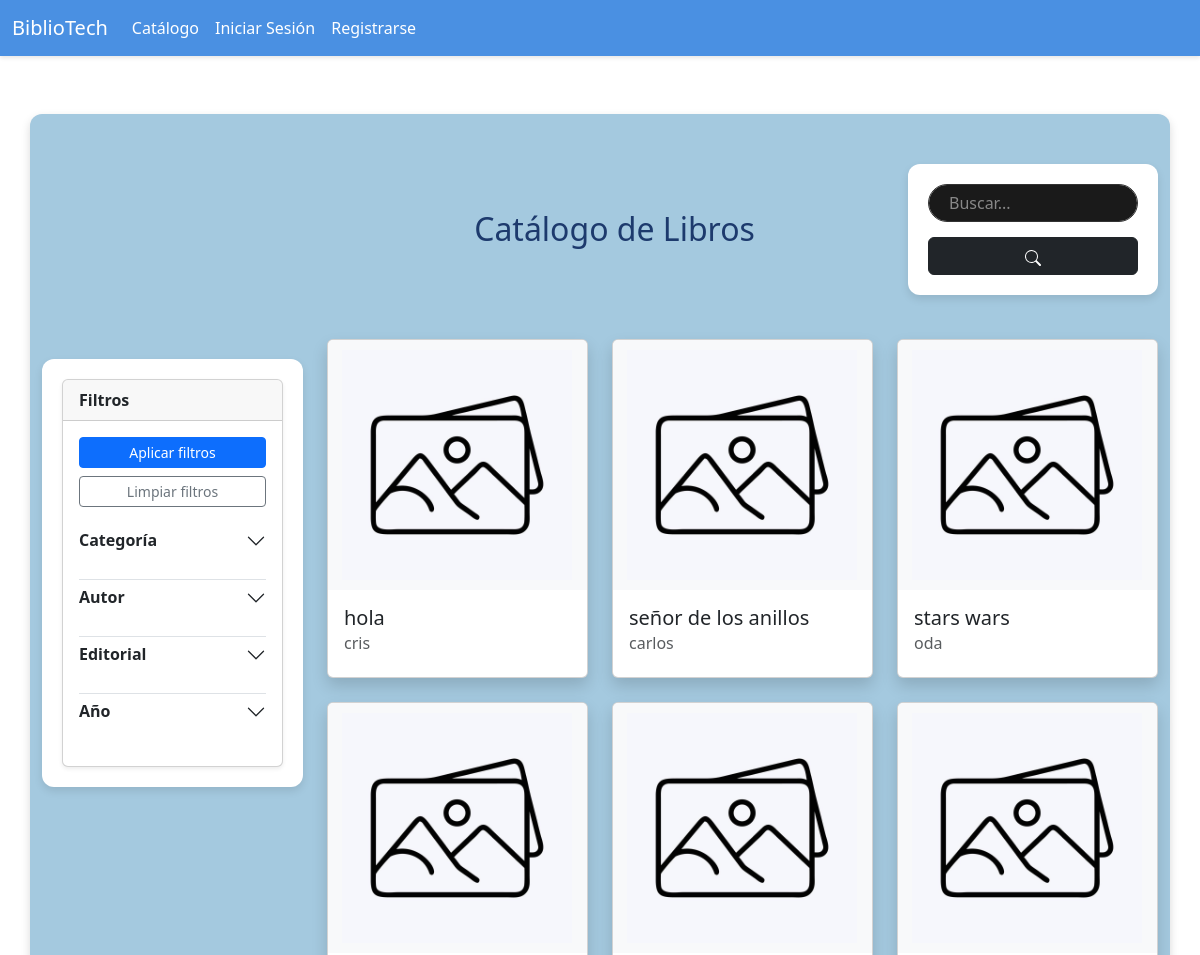
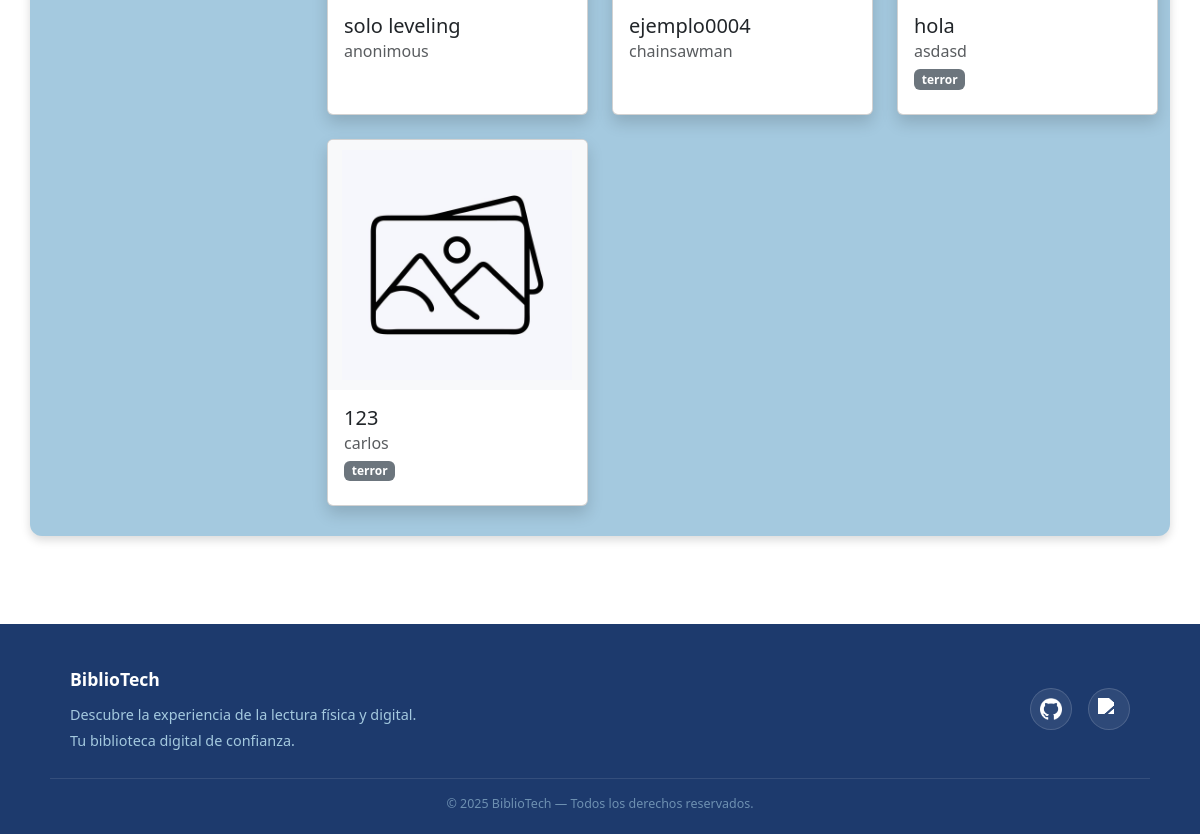
Before: /catalogo/ with the older database file (2 pictures, top to bottom).
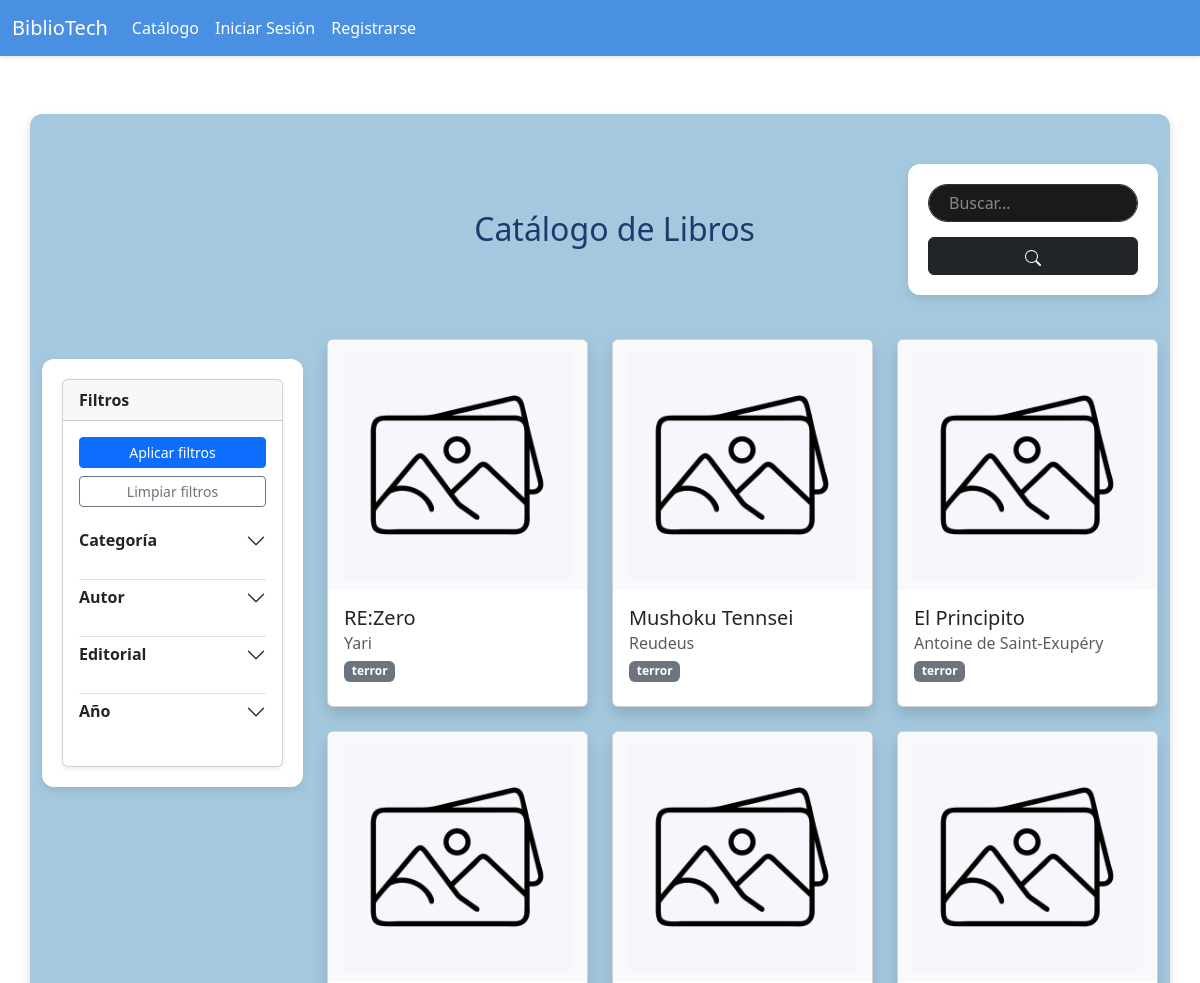
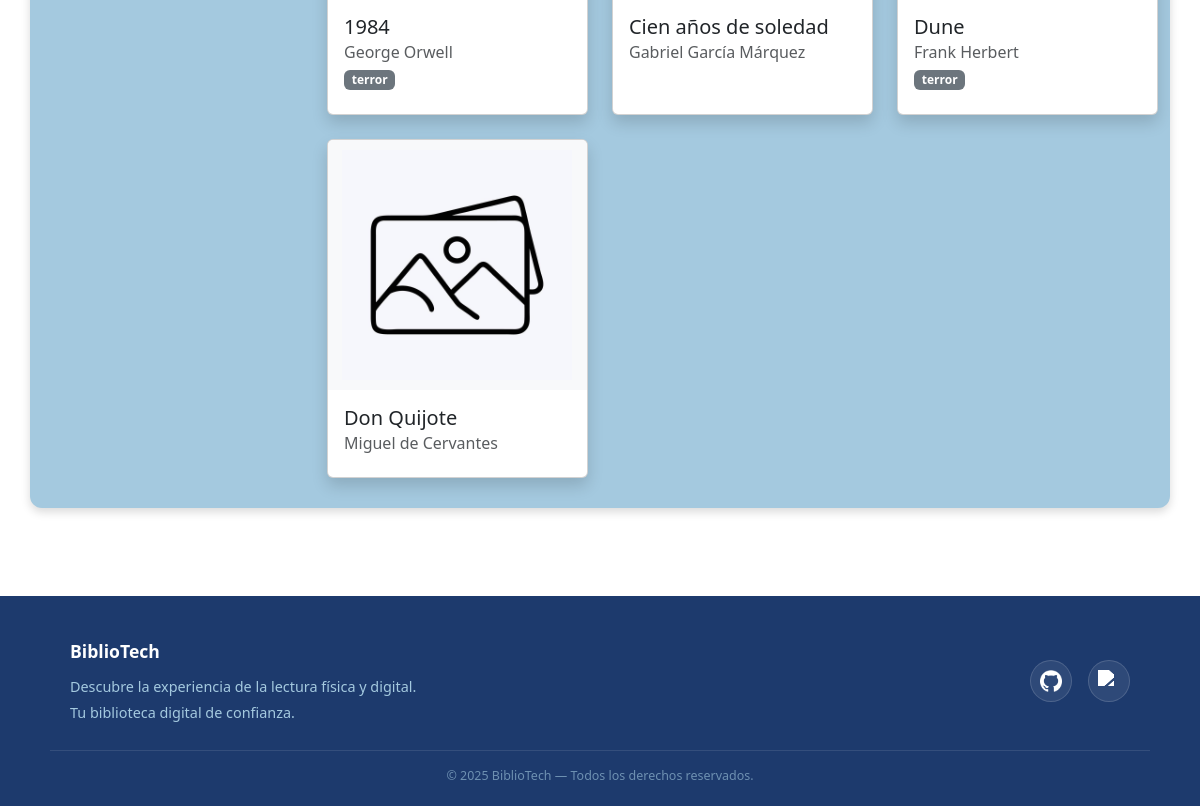
After: the same page with the newer database file (2 pictures, top to bottom).
### apps/libros/models.py (models this page shows, shortened)
class Libro(models.Model):
    id = models.AutoField(primary_key=True)
    id_libro = models.CharField( verbose_name="ID Libro", max_length=13, unique=True,)
    titulo = models.CharField(max_length=200)
    autor = models.CharField(max_length=100)
    editorial = models.CharField(max_length=100)
    anio = models.IntegerField(verbose_name="Año")
    stock = models.IntegerField()
    activo = models.BooleanField(default=True, verbose_name="¿Está activo?")
    categoria = models.ForeignKey(
    Categoria,
    on_delete=models.SET_NULL,
    null=True,
    blank=True,
    verbose_name="Categoría"
    )
    descripcion = models.TextField(blank=True, null=True, verbose_name="Descripción")
    class Meta:
        verbose_name = "Libro"
        verbose_name_plural = "Libros"

class Categoria(models.Model):
    nombre = models.CharField(max_length=100, unique=True, verbose_name="Nombre")
    descripcion = models.TextField(blank=True, null=True, verbose_name="Descripción")
    class Meta:
        verbose_name = "Categoría"
        verbose_name_plural = "Categorías"
        ordering = ['nombre']

### apps/libros/views.py (the view)
# urls.py: path('catalogo/', libroV.catalogo, name='catalogo'),
def catalogo(request):
    query = request.GET.get('search', '')
    categorias_sel = request.GET.getlist('categoria')
    autores_sel = request.GET.getlist('autor')
    editoriales_sel = request.GET.getlist('editorial')
    anios_sel = request.GET.getlist('anio')
    libros = Libro.objects.filter(activo=True)
    if query:
        libros = libros.filter(titulo__icontains=query) | libros.filter(autor__icontains=query)
    if categorias_sel:
        libros = libros.filter(categoria__id__in=categorias_sel)
    if autores_sel:
        libros = libros.filter(autor__in=autores_sel)
    if editoriales_sel:
        libros = libros.filter(editorial__in=editoriales_sel)
    if anios_sel:
        libros = libros.filter(anio__in=anios_sel)
    todos_libros = Libro.objects.filter(activo=True)
    return render(request, 'catalogo.html', {
        'libros': libros,
        'categorias': Categoria.objects.all(),
        'autores': todos_libros.values_list('autor', flat=True).distinct().order_by('autor'),
        'editoriales': todos_libros.values_list('editorial', flat=True).distinct().order_by('editorial'),
        'anios': todos_libros.values_list('anio', flat=True).distinct().order_by('-anio'),
        'categorias_sel': categorias_sel,
        'autores_sel': autores_sel,
        'editoriales_sel': editoriales_sel,
        'anios_sel': anios_sel,
    })

### templates/catalogo.html (shortened to what the changed rows need)
{% load static %}
<!DOCTYPE html>
<html lang="en">
<head>
    <link rel="stylesheet" href="{% static 'css/style.css' %}">
    <link rel="stylesheet" href="{% static 'css/footer.css' %}">
    <link rel="stylesheet" href="{% static 'css/formularios.css' %}">
    <link rel="stylesheet" href="{% static 'css/navbar.css' %}">
    <link href="https://cdn.jsdelivr.net/npm/bootstrap@5.3.3/dist/css/bootstrap.min.css" rel="stylesheet">
</head>
<body>
    <div id="main-container">
        <div class="container my-5">
            <div class="d-flex justify-content-between align-items-center mb-4">
                <div class="col-12 col-md-6 text-center">
                    <h2 class="m-0">Catálogo de Libros</h2>
                </div>
            </div>
            <div class="row">
                <div class="col-12 col-md-3 mb-4">
                    <form method="GET" action="{% url 'catalogo' %}" id="form-filtros">
                        <div class="card shadow-sm">
                            <div class="card-body p-3">
                                <div class="accordion accordion-flush" id="accordionFiltros">
                                    {% if categorias %}
                                    <div class="accordion-item">
                                        <h2 class="accordion-header">
                                            <button
                                                class="accordion-button {% if not categorias_sel %}collapsed{% endif %} py-2 px-0 bg-transparent shadow-none fw-semibold"
                                                type="button" data-bs-toggle="collapse"
                                                data-bs-target="#collapseCategoria">
                                                Categoría
                                            </button>
                                        </h2>
                                    </div>
                                    {% endif %}
                                    {% if autores %}
                                    <div class="accordion-item">
                                        <h2 class="accordion-header">
                                            <button
                                                class="accordion-button {% if not autores_sel %}collapsed{% endif %} py-2 px-0 bg-transparent shadow-none fw-semibold"
                                                type="button" data-bs-toggle="collapse" data-bs-target="#collapseAutor">
                                                Autor
                                            </button>
                                        </h2>
                                    </div>
                                    {% endif %}
                                    {% if editoriales %}
                                    <div class="accordion-item">
                                        <h2 class="accordion-header">
                                            <button
                                                class="accordion-button {% if not editoriales_sel %}collapsed{% endif %} py-2 px-0 bg-transparent shadow-none fw-semibold"
                                                type="button" data-bs-toggle="collapse"
                                                data-bs-target="#collapseEditorial">
                                                Editorial
                                            </button>
                                        </h2>
                                    </div>
                                    {% endif %}
                                    {% if anios %}
                                    <div class="accordion-item">
                                        <h2 class="accordion-header">
                                            <button
                                                class="accordion-button {% if not anios_sel %}collapsed{% endif %} py-2 px-0 bg-transparent shadow-none fw-semibold"
                                                type="button" data-bs-toggle="collapse" data-bs-target="#collapseAnio">
                                                Año
                                            </button>
                                        </h2>
                                    </div>
                                    {% endif %}
                                </div>
                            </div>
                        </div>
                    </form>
                </div>
                <div class="col-12 col-md-9">
                    <div class="row g-4">
                        {% for libro in libros %}
                        <div class="col-md-6 col-lg-4">
                            <a href="{% url 'detalle_libro' libro.id %}" class="text-decoration-none text-dark">
                                <div class="card h-100 shadow" style="cursor: pointer; transition: transform 0.2s;"
                                    onmouseover="this.style.transform='scale(1.03)'"
                                    onmouseout="this.style.transform='scale(1)'">
                                    <img src="{% static 'image/img_defecto.jpg' %}" class="card-img-top"
                                        alt="{{ libro.titulo }}">
                                    <div class="card-body d-flex flex-column">
                                        <h5 class="card-title">{{ libro.titulo }}</h5>
                                        <h6 class="card-subtitle mb-2 text-muted">{{ libro.autor }}</h6>
                                        {% if libro.categoria %}
                                        <span class="badge bg-secondary mb-2" style="width: fit-content;">
                                            {{ libro.categoria.nombre }}
                                        </span>
                                        {% endif %}
                                    </div>
                                </div>
                            </a>
                        </div>
                        {% empty %}
                        <div class="col-12 text-center my-5">
                            <p class="text-muted fs-5">No se encontraron libros que coincidan con tu búsqueda.</p>
                        </div>
                        {% endfor %}
                    </div>
                </div>
            </div>
        </div>
</body>
</html>

Changed rows visible on the page:
no longer on this page (row edited): Libro: titulo "hola", autor "cris"
no longer on this page (row edited): Libro: titulo "señor de los anillos", autor "carlos"
no longer on this page (row edited): Libro: titulo "stars wars", autor "oda"
no longer on this page (row edited): Libro: titulo "solo leveling", autor "anonimous"
no longer on this page (row edited): Libro: titulo "ejemplo0004", autor "chainsawman"
no longer on this page (row edited): Libro: titulo "hola", autor "asdasd", categoria.nombre "terror"
no longer on this page (row edited): Libro: titulo "123", autor "carlos", categoria.nombre "terror"
added Libro: titulo "RE:Zero", autor "Yari", categoria.nombre "terror"
added Libro: titulo "Mushoku Tennsei", autor "Reudeus", categoria.nombre "terror"
added Libro: titulo "El Principito", autor "Antoine de Saint-Exupéry", categoria.nombre "terror"
added Libro: titulo "1984", autor "George Orwell", categoria.nombre "terror"
added Libro: titulo "Cien años de soledad", autor "Gabriel García Márquez"
added Libro: titulo "Dune", autor "Frank Herbert", categoria.nombre "terror"
added Libro: titulo "Don Quijote", autor "Miguel de Cervantes"
